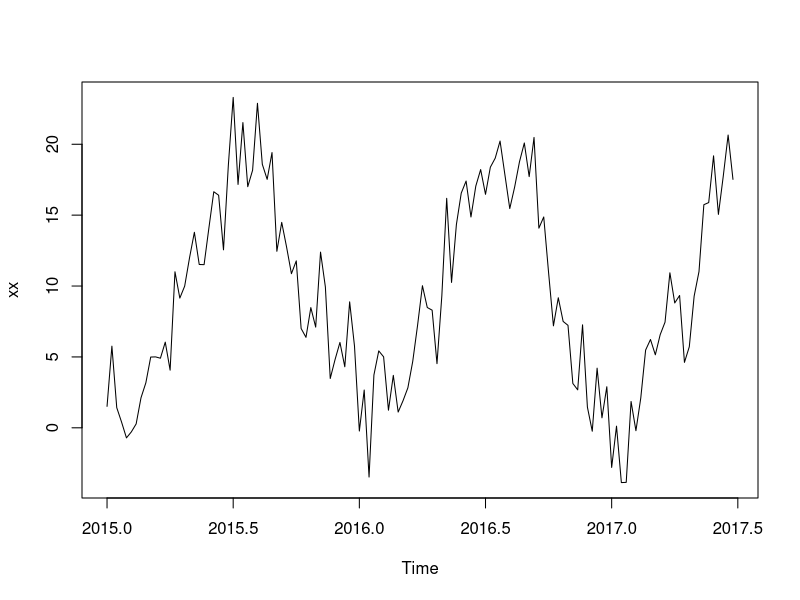
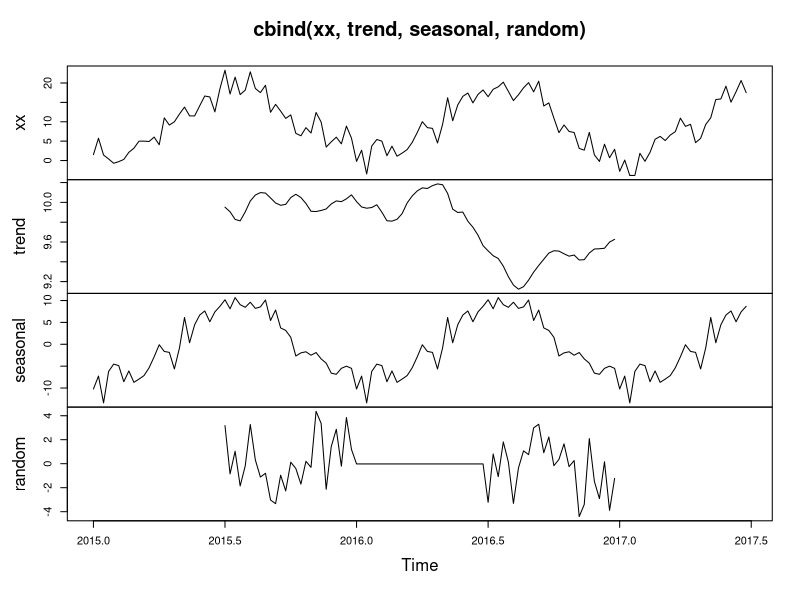
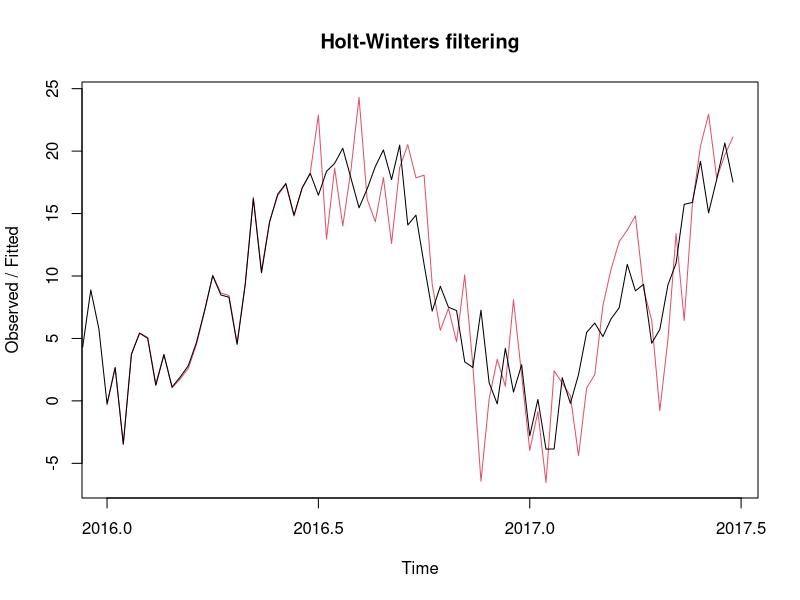
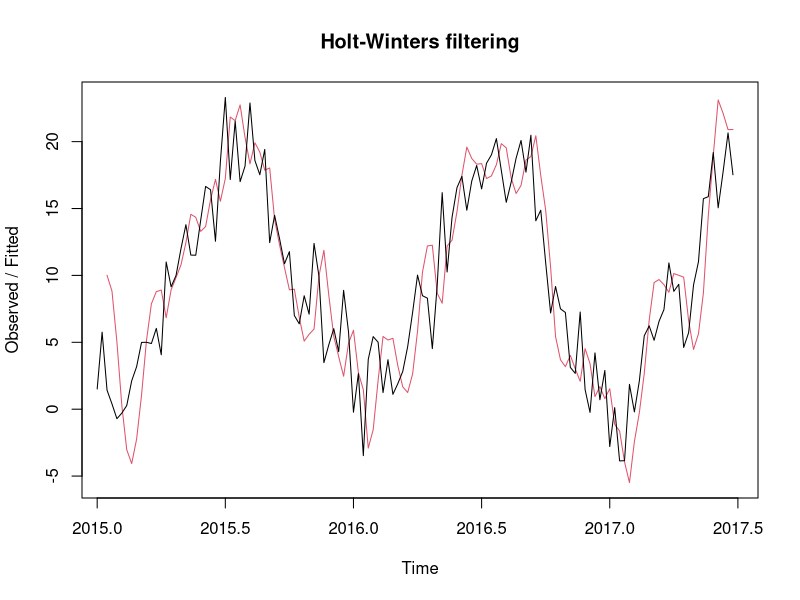
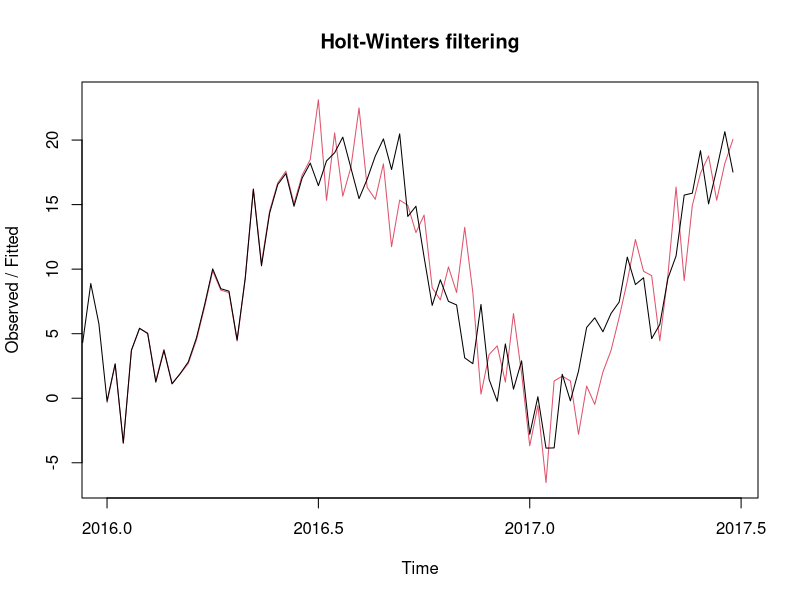
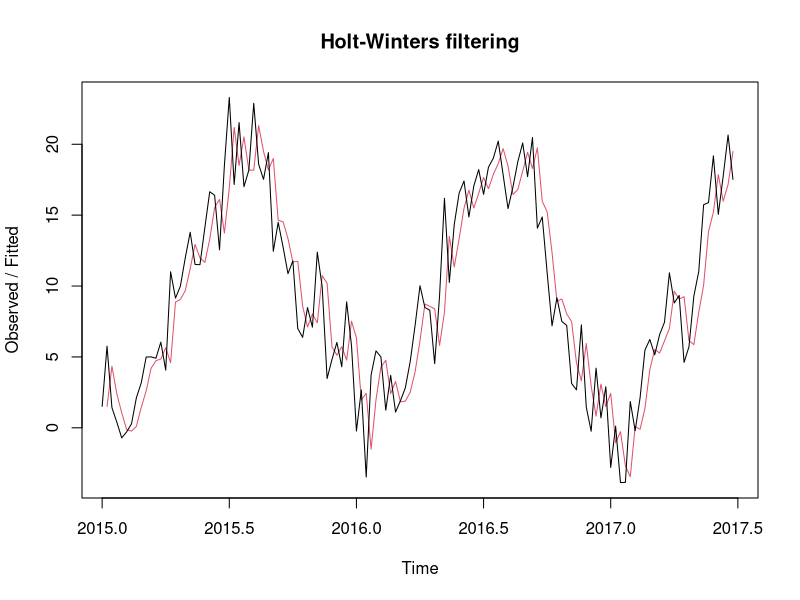
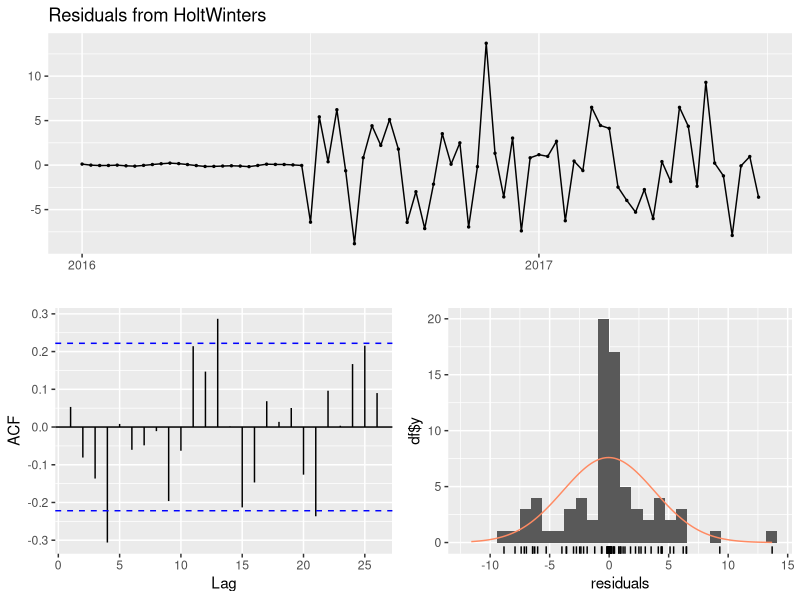
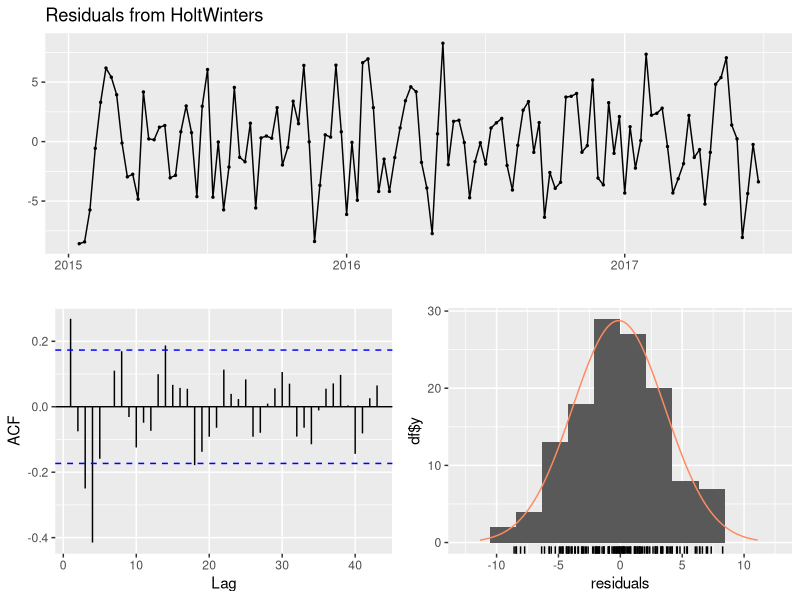

R code for these plots, in order:
setwd("/Users/prasad/Desktop/Teaching/BAX493A/2022/Lectures/Class1")
rm(list=ls(all=TRUE)) #clear data

## install.packages(c("forecast", "TTR"), dependencies=TRUE,repos="https://cloud.r-project.org")

data<-read.csv("data_week.csv", sep=",",dec=".",header=T) 	# weekly data
names(data)
head(data,5)

temp = data[,11]				# centigrade

##### Representing Data as Time Series Objects #####

xx = ts(temp, frequency = 52, start = c(2015,1))
plot.ts(xx)


##### Time Series Decomposition  #####

## Temperature: Are temperatures increasing?
temp = decompose(xx) 
trend = temp$trend
seasonal = temp$seasonal
random = temp$random
plot.ts(cbind(xx,trend, seasonal, random))


##### Holt-Winters Filter  #####

out1 = HoltWinters(xx, beta = TRUE, gamma = TRUE) 				# Holt-Winters Filtering - only level updating b/c beta and gamma are zeros
out1														# output -- see alpha estimate
out1$fitted 												# fitted values in training data
plot(out1)													# graph of actual (black) vs fitted (red)

out2 = HoltWinters(xx, beta = TRUE, gamma = FALSE) 				# Holt-Winters Filtering - only level updating b/c beta and gamma are zeros
out2														# output -- see alpha estimate
out2$fitted 												# fitted values in training data
plot(out2)

out3 = HoltWinters(xx, beta = FALSE, gamma = TRUE) 				# Holt-Winters Filtering - only level updating b/c beta and gamma are zeros
out3														# output -- see alpha estimate
out3$fitted 												# fitted values in training data
plot(out3)

out4 = HoltWinters(xx, beta = FALSE, gamma = FALSE) 				# Holt-Winters Filtering - only level updating b/c beta and gamma are zeros
out4														# output -- see alpha estimate
out4$fitted 												# fitted values in training data
plot(out4)

##### Check Residuals
library("forecast")	
checkresiduals(out1)
checkresiduals(out2)
checkresiduals(out3)
checkresiduals(out4)


##### Out of Sample Forecasts

# install "forecast" package and load the library		
out1 = forecast:::forecast.HoltWinters(out1, h = 26, level = c(68, 95))	 
out2 = forecast:::forecast.HoltWinters(out2, h = 26, level = c(68, 95))	
out3 = forecast:::forecast.HoltWinters(out3, h = 26, level = c(68, 95))	
out4 = forecast:::forecast.HoltWinters(out4, h = 26, level = c(68, 95))	
# R should directly call forecast.HoltWinters() function, but does not. Hence, to force it, I used the prefix forecast::: 
# forecast horizon 26 weeks. 
# CI with 1 SD and 2SD

plot(out1)
plot(out2)
plot(out3)
plot(out4)



##  Deliverables for HW 1

# 1. Select one time series from data_week.csv

# 2. Try the four combinations of beta and gamma as on/off 

# 3. Present the plots of data series, trend, and seasonal components, and checkresiduals for each of the four combinations

# 4. Make out-of-sample forecast for 26 weeks with confidence bands. 

# 5. Reccomend one forecasting model -- give your justifcation






  